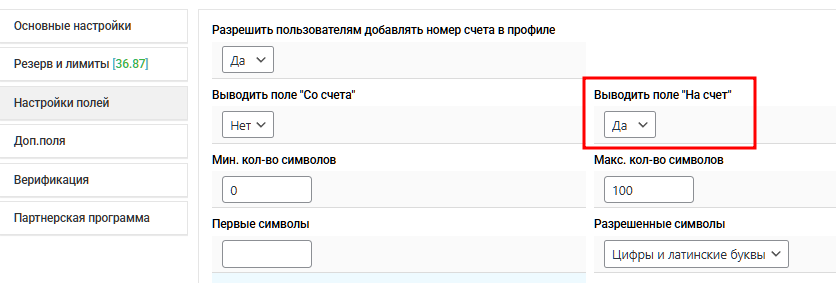
#> input picture en/.gitbook/assets/image (1) (1) (1) (1) (1) (1) (1).png, 836 x 283 px
$ python -i image_processor.py   (imports and definitions only)
#> lines starting #> are read from the running program, lines starting #| are printed output that depends on the picture; after the words box and inside, x2 and y2 are one past the last pixel; in counts of white or black regions, pixels touching at a corner belong together
#!/usr/bin/env python3

"""
Модуль для обработки и перевода текста на изображениях.
Исправленная версия с улучшенной обработкой ошибок и производительностью.
"""

import os
import logging
from typing import Optional, Tuple, List, Dict
from pathlib import Path

# Опциональные импорты для OCR
try:
    import cv2
    import numpy as np
    from PIL import Image, ImageDraw, ImageFont, ImageEnhance
    import pytesseract
    HAS_OCR = True
except ImportError:
    HAS_OCR = False

logger = logging.getLogger(__name__)

class ImageTextProcessor:
    """Класс для обработки текста на изображениях с улучшенными возможностями"""

    def __init__(self, lang: str = 'rus', config: Optional[Dict] = None):
        self.lang = lang
        self.config = config or {}
        self.font_path = self._get_system_font()
        self.min_confidence = self.config.get('min_confidence', 30)
        self.max_text_lines = self.config.get('max_text_lines_on_image', 5)

        if not HAS_OCR:
            logger.warning("OCR библиотеки не установлены")

    def _get_system_font(self) -> Optional[str]:
        """Получение системного шрифта с расширенным поиском"""
        possible_fonts = [
            # Windows
            'C:/Windows/Fonts/arial.ttf',
            'C:/Windows/Fonts/calibri.ttf',
            'C:/Windows/Fonts/tahoma.ttf',
            # macOS
            '/System/Library/Fonts/Arial.ttf',
            '/System/Library/Fonts/Helvetica.ttc',
            '/Library/Fonts/Arial.ttf',
            # Linux
            '/usr/share/fonts/truetype/dejavu/DejaVuSans.ttf',
            '/usr/share/fonts/truetype/liberation/LiberationSans-Regular.ttf',
            '/usr/share/fonts/truetype/ubuntu/Ubuntu-R.ttf',
            '/usr/share/fonts/TTF/arial.ttf',
            # Ubuntu/Debian альтернативы
            '/usr/share/fonts/truetype/noto/NotoSans-Regular.ttf',
        ]

        for font_path in possible_fonts:
            if os.path.exists(font_path):
                logger.debug(f"Найден системный шрифт: {font_path}")
                return font_path

        logger.warning("Системный шрифт не найден, будет использован шрифт по умолчанию")
        return None

    def extract_text(self, image_path: str) -> Tuple[str, Optional[Image.Image]]:
        """Извлечение текста с изображения с улучшенной предобработкой"""
        if not HAS_OCR:
            return "", None

        try:
            # Проверка существования файла
            if not os.path.exists(image_path):
                logger.error(f"Файл изображения не найден: {image_path}")
                return "", None

            # Проверка размера файла
            file_size = os.path.getsize(image_path)
            max_size = self.config.get('max_image_size_bytes', 10485760)  # 10MB
            if file_size > max_size:
                logger.warning(f"Изображение {image_path} слишком большое: {file_size} > {max_size} байт")
                return "", None

            # Загружаем изображение
            image = Image.open(image_path)
#> image is the input picture: PIL image 836x283 RGB; mean R, G, B 245.3, 244, 244.1

            # Конвертируем в RGB если нужно
            if image.mode != 'RGB':
                image = image.convert('RGB')

            # Предобработка изображения для лучшего распознавания
            processed_image = self._preprocess_image(image)

            # Конфигурация Tesseract для лучшего распознавания
            config = self._get_tesseract_config()

            # Извлекаем текст с несколькими попытками
            text = self._extract_text_with_retries(processed_image, config)

            return text.strip(), image

        except Exception as e:
            logger.error(f"Ошибка извлечения текста из {image_path}: {e}")
            return "", None

    def _get_tesseract_config(self) -> str:
        """Получение оптимальной конфигурации Tesseract"""
        whitelist = self.config.get('char_whitelist',
            'АБВГДЕЁЖЗИЙКЛМНОПРСТУФХЦЧШЩЪЫЬЭЮЯабвгдеёжзийклмнопрстуфхцчшщъыьэюя'
            'ABCDEFGHIJKLMNOPQRSTUVWXYZabcdefghijklmnopqrstuvwxyz0123456789.,!?;:()[]{}"\'-+= ')

        return f'--oem 3 --psm 6 -c tessedit_char_whitelist={whitelist}'

    def _extract_text_with_retries(self, image: Image.Image, config: str, max_retries: int = 3) -> str:
        """Извлечение текста с несколькими попытками и разными настройками"""
        texts = []

        # Основная попытка
        try:
            text = pytesseract.image_to_string(image, lang=self.lang, config=config)
            if text.strip():
                texts.append(text.strip())
        except Exception as e:
            logger.debug(f"Основная попытка OCR не удалась: {e}")

        # Попытка с другими PSM режимами
        psm_modes = [3, 4, 6, 7, 8]  # Разные режимы сегментации страницы

        for psm in psm_modes:
            if len(texts) >= max_retries:
                break

            try:
                config_alt = config.replace('--psm 6', f'--psm {psm}')
                text = pytesseract.image_to_string(image, lang=self.lang, config=config_alt)
                if text.strip() and text.strip() not in texts:
                    texts.append(text.strip())
            except Exception:
                continue

        # Возвращаем самый длинный результат
        if texts:
            return max(texts, key=len)

        return ""

    def _preprocess_image(self, image: Image.Image) -> Image.Image:
        """Улучшенная предобработка изображения для OCR"""
        try:
            # Конвертируем в numpy array
            img_array = np.array(image)

            # Конвертируем в оттенки серого
            if len(img_array.shape) == 3:
                gray = cv2.cvtColor(img_array, cv2.COLOR_RGB2GRAY)
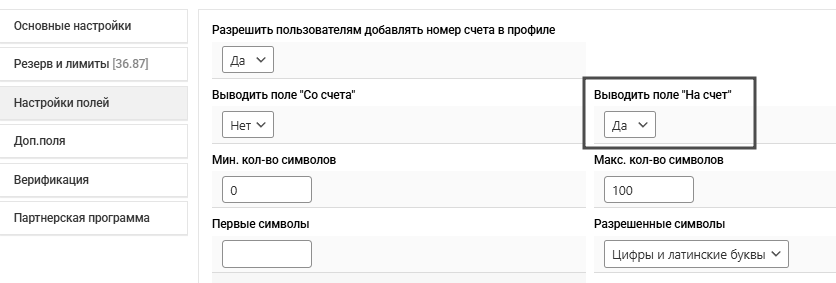
#> gray: shape (283, 836); min 0, max 255, mean 244.4
            else:
                gray = img_array

            # Улучшение контрастности с помощью CLAHE
            clahe = cv2.createCLAHE(clipLimit=2.0, tileGridSize=(8, 8))
            enhanced = clahe.apply(gray)

            # Удаление шума
            denoised = cv2.medianBlur(enhanced, 3)
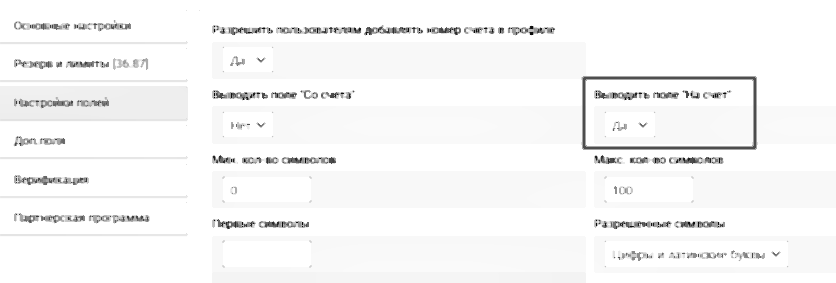
#> denoised: shape (283, 836); min 7, max 255, mean 246.5

            # Адаптивная бинаризация
            binary = cv2.adaptiveThreshold(
                denoised, 255, cv2.ADAPTIVE_THRESH_GAUSSIAN_C,
                cv2.THRESH_BINARY, 11, 2
            )
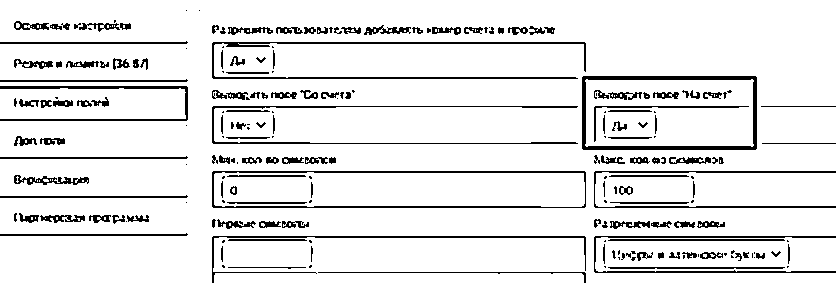
#> binary: shape (283, 836); 90.1% white; black in thin lines or dots

            # Морфологические операции для улучшения текста
            kernel = np.ones((1, 1), np.uint8)
            processed = cv2.morphologyEx(binary, cv2.MORPH_CLOSE, kernel)

            return Image.fromarray(processed)

        except Exception as e:
            logger.warning(f"Ошибка предобработки изображения: {e}")
            return image

    # [306 lines left out: functions detect_text_regions, create_translated_image, _overlay_translation, _get_font, _replace_text_regions, _wrap_text_smart and 5 more, not called in this run]

# [11 lines not run here, left out]

>>> result = ImageTextProcessor().extract_text('../en/.gitbook/assets/image (1) (1) (1) (1) (1) (1) (1).png')
#> (the run stopped early here; a loop or call above may not have finished)

$ run again, on en/.gitbook/assets/Clip2net_2023-04-01_22_06_12_eng.png
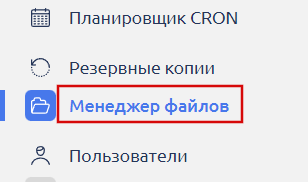
#> input picture en/.gitbook/assets/Clip2net_2023-04-01_22_06_12_eng.png, 308 x 182 px
#> in extract_text, image is the input picture: PIL image 308x182 RGBA; mean R, G, B, A 229.9, 227.8, 232.4, 255
#> image: PIL image 308x182 RGB
#> in _preprocess_image, `denoised = cv2.medianBlur(enhanced, 3)`:
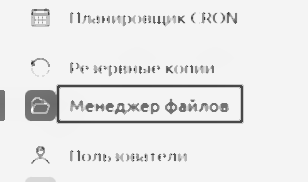
#> denoised: shape (182, 308); min 50, max 255, mean 232.5
#> in _preprocess_image, `binary = cv2.adaptiveThreshold( denoised, 255, cv2.ADAPTIVE_THRESH_GAU..`:
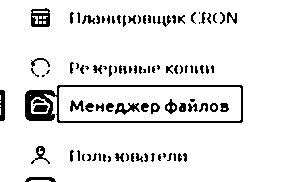
#> binary: shape (182, 308); 91.6% white; 98 black regions (39 under 20 px), largest, box (x1, y1, x2, y2) and area: (25, 85, 243, 123) 1453, (31, 8, 50, 27) 244, (115, 103, 140, 115) 143

$ run again, on en/.gitbook/assets/brave_omXGYvxdOn_eng.png
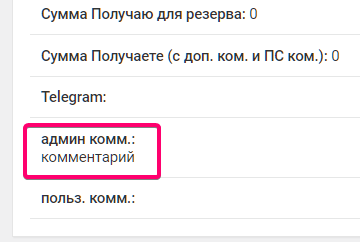
#> input picture en/.gitbook/assets/brave_omXGYvxdOn_eng.png, 360 x 242 px
#> in extract_text, image is the input picture: PIL image 360x242 RGBA; mean R, G, B, A 246.4, 242.1, 244, 255
#> image: PIL image 360x242 RGB
#> in _preprocess_image, `denoised = cv2.medianBlur(enhanced, 3)`:
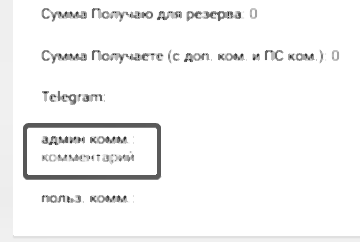
#> denoised: shape (242, 360); min 46, max 255, mean 245.5
#> in _preprocess_image, `binary = cv2.adaptiveThreshold( denoised, 255, cv2.ADAPTIVE_THRESH_GAU..`:
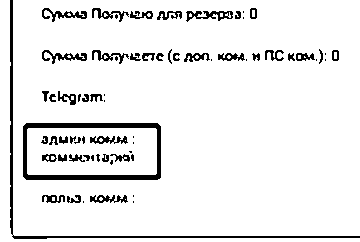
#> binary: shape (242, 360); 92.2% white; 69 black regions (25 under 20 px), largest, box (x1, y1, x2, y2) and area: (23, 123, 161, 180) 1738, (10, 0, 360, 239) 1410, (186, 11, 233, 22) 249

$ run again, on en/.gitbook/assets/image (1043)_eng.png
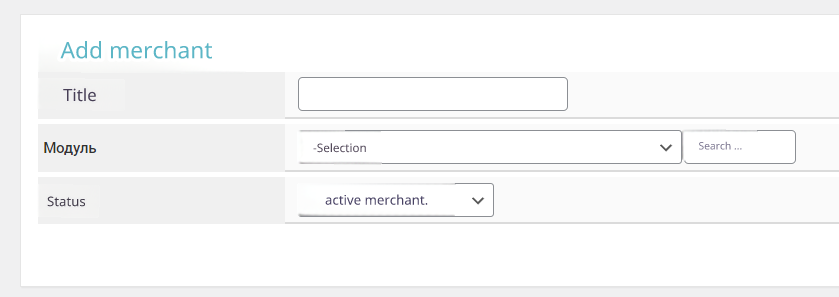
#> input picture en/.gitbook/assets/image (1043)_eng.png, 839 x 297 px
#> in extract_text, image is the input picture: PIL image 839x297 RGBA; mean R, G, B, A 247.7, 247.9, 248.2, 255
#> image: PIL image 839x297 RGB
#> in _preprocess_image, `binary = cv2.adaptiveThreshold( denoised, 255, cv2.ADAPTIVE_THRESH_GAU..`:
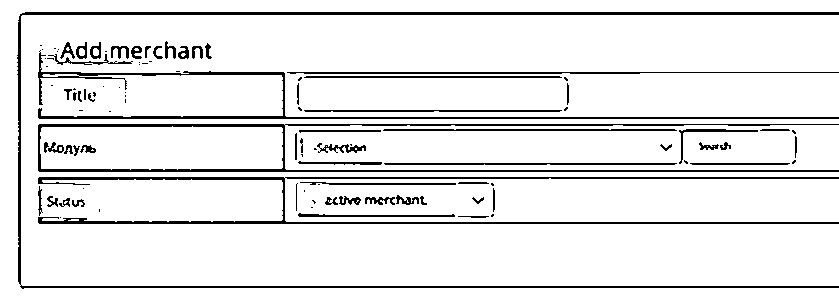
#> binary: shape (297, 839); 90.7% white; black in thin lines or dots
